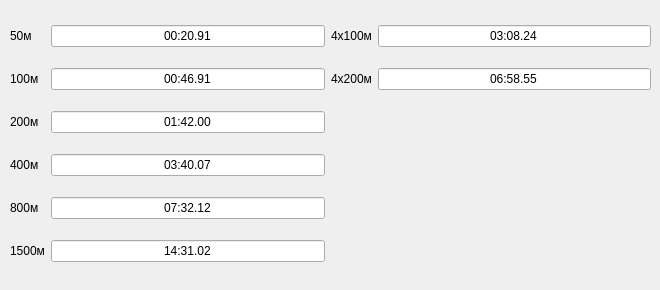
         <widget class="QWidget" name="tab_15">
          <attribute name="title">
           <string>Чоловіки</string>
          </attribute>
          <widget class="QWidget" name="layoutWidget_5">
           <property name="geometry">
            <rect>
             <x>10</x>
             <y>10</y>
             <width>641</width>
             <height>271</height>
            </rect>
           </property>
           <layout class="QGridLayout" name="gridLayout_7">
            <item row="0" column="0">
             <widget class="QLabel" name="label_39">
              <property name="text">
               <string>50м</string>
              </property>
             </widget>
            </item>
            <item row="0" column="1">
             <widget class="QLineEdit" name="lineEdit_50m_freestyle_men50">
              <property name="text">
               <string>00:20.91</string>
              </property>
              <property name="alignment">
               <set>Qt::AlignCenter</set>
              </property>
             </widget>
            </item>
            <item row="1" column="0">
             <widget class="QLabel" name="label_41">
              <property name="text">
               <string>100м</string>
              </property>
             </widget>
            </item>
            <item row="1" column="1">
             <widget class="QLineEdit" name="lineEdit_50m_freestyle_men100">
              <property name="text">
               <string>00:46.91</string>
              </property>
              <property name="alignment">
               <set>Qt::AlignCenter</set>
              </property>
             </widget>
            </item>
            <item row="2" column="0">
             <widget class="QLabel" name="label_43">
              <property name="text">
               <string>200м</string>
              </property>
             </widget>
            </item>
            <item row="2" column="1">
             <widget class="QLineEdit" name="lineEdit_50m_freestyle_men200">
              <property name="text">
               <string>01:42.00</string>
              </property>
              <property name="alignment">
               <set>Qt::AlignCenter</set>
              </property>
             </widget>
            </item>
            <item row="3" column="0">
             <widget class="QLabel" name="label_45">
              <property name="text">
               <string>400м</string>
              </property>
             </widget>
            </item>
            <item row="3" column="1">
             <widget class="QLineEdit" name="lineEdit_50m_freestyle_men400">
              <property name="text">
               <string>03:40.07</string>
              </property>
              <property name="alignment">
               <set>Qt::AlignCenter</set>
              </property>
             </widget>
            </item>
            <item row="4" column="0">
             <widget class="QLabel" name="label_46">
              <property name="text">
               <string>800м</string>
              </property>
             </widget>
            </item>
            <item row="4" column="1">
             <widget class="QLineEdit" name="lineEdit_50m_freestyle_men800">
              <property name="text">
               <string>07:32.12</string>
              </property>
              <property name="alignment">
               <set>Qt::AlignCenter</set>
              </property>
             </widget>
            </item>
            <item row="5" column="0">
             <widget class="QLabel" name="label_47">
              <property name="text">
               <string>1500м</string>
              </property>
             </widget>
            </item>
            <item row="5" column="1">
             <widget class="QLineEdit" name="lineEdit_50m_freestyle_men1500">
              <property name="text">
               <string>14:31.02</string>
              </property>
              <property name="alignment">
               <set>Qt::AlignCenter</set>
              </property>
             </widget>
            </item>
            <item row="0" column="2">
             <widget class="QLabel" name="label_42">
              <property name="text">
               <string>4х100м</string>
              </property>
             </widget>
            </item>
            <item row="0" column="3">
             <widget class="QLineEdit" name="lineEdit_50m_freestyle_men4x100">
              <property name="text">
               <string>03:08.24</string>
              </property>
              <property name="alignment">
               <set>Qt::AlignCenter</set>
              </property>
             </widget>
            </item>
            <item row="1" column="3">
             <widget class="QLineEdit" name="lineEdit_50m_freestyle_men4x200">
              <property name="text">
               <string>06:58.55</string>
              </property>
              <property name="alignment">
               <set>Qt::AlignCenter</set>
              </property>
             </widget>
            </item>
            <item row="1" column="2">
             <widget class="QLabel" name="label_44">
              <property name="text">
               <string>4х200м</string>
              </property>
             </widget>
            </item>
           </layout>
          </widget>
         </widget>
